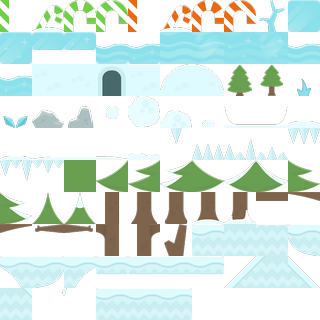

Generate this figure with Python:
import math
import glob
import os
filepath = './snow/'
w = 0
h = 0

from PIL import Image

def find_png():
	if os.path.isfile(filepath + "merge.png"):
		os.remove(filepath + "merge.png")
	files = [f for f in glob.glob(filepath + "*.png")]	
	files.sort()
	return int(math.ceil(math.sqrt(len(files)))), files

number, files = find_png()
for index, file in enumerate(files):
  	img = Image.open(file)
	w,h = img.size

result = Image.new("RGBA", (w*number, h*number))

for index, file in enumerate(files):
  path = os.path.expanduser(file)
  img = Image.open(path)
  img.thumbnail((w, h), Image.ANTIALIAS)
  x = (index % number) * w
  y = int(index/number) * h
  w, h = img.size
  '''print('pos {0},{1} size {2},{3}'.format(x, y, w, h))'''
  result.paste(img, (x, y, x + w, y + h))

result.save(filepath + 'merge.png')
